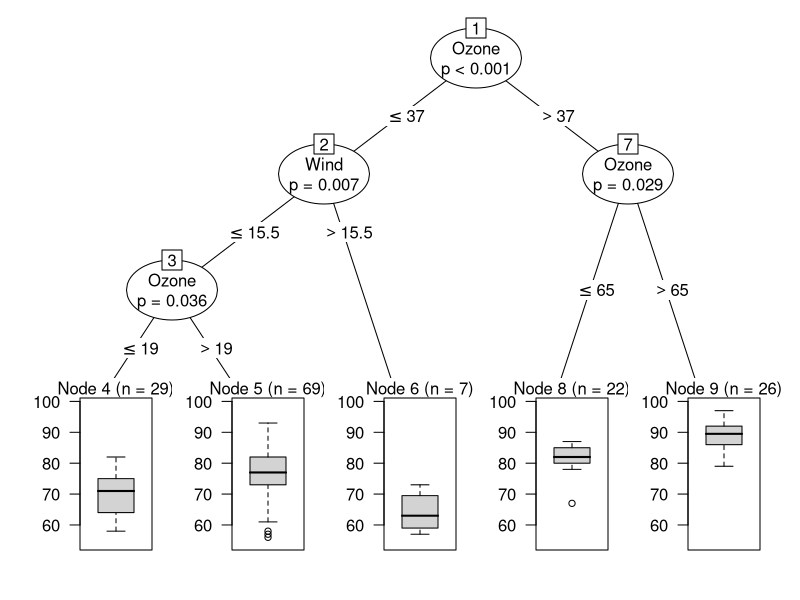

Recreate this plot in R.
library(party)


#귀무가설에 대한 P-value

'1) statistic : 검정통계량
 
 2) ozone <= 19 : 이 분류를 통해서 나눠지는 두개의 그룹 ~ 차이가 없다(귀무가설) 
                   
 3) criterion = 0.964
     P-vale ~ 0.336
= 1- criterion

 4) * : 분개 완료 
'


str(airquality)

air_ctree<- ctree(Temp~Solar.R + Wind + Ozone , data=airquality)
plot(air_ctree)
